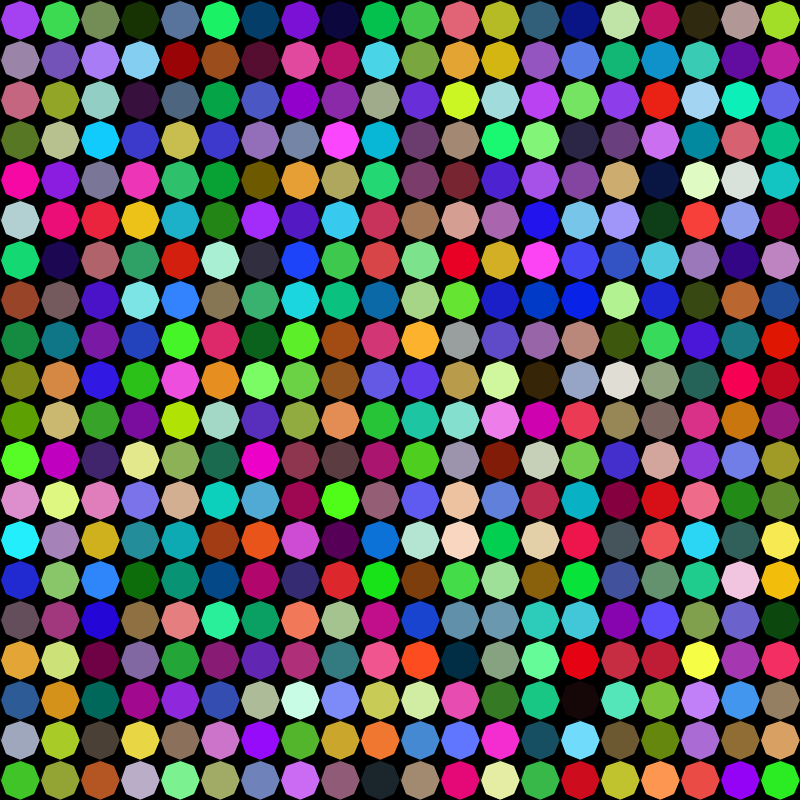
Frame 1 (no input)
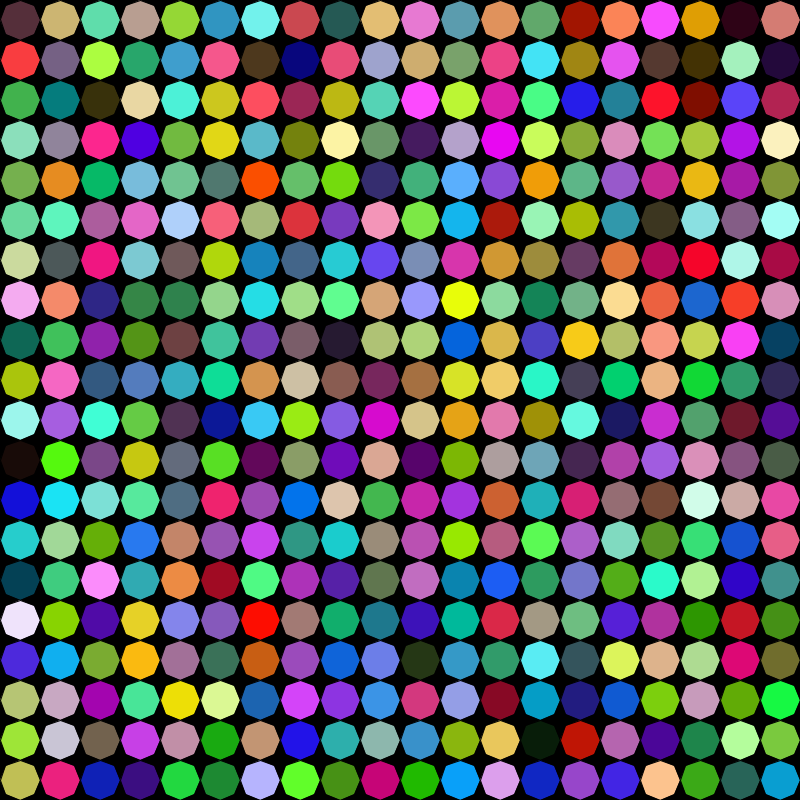
Frame 60 (the mouse pressed at the canvas centre just before this capture)
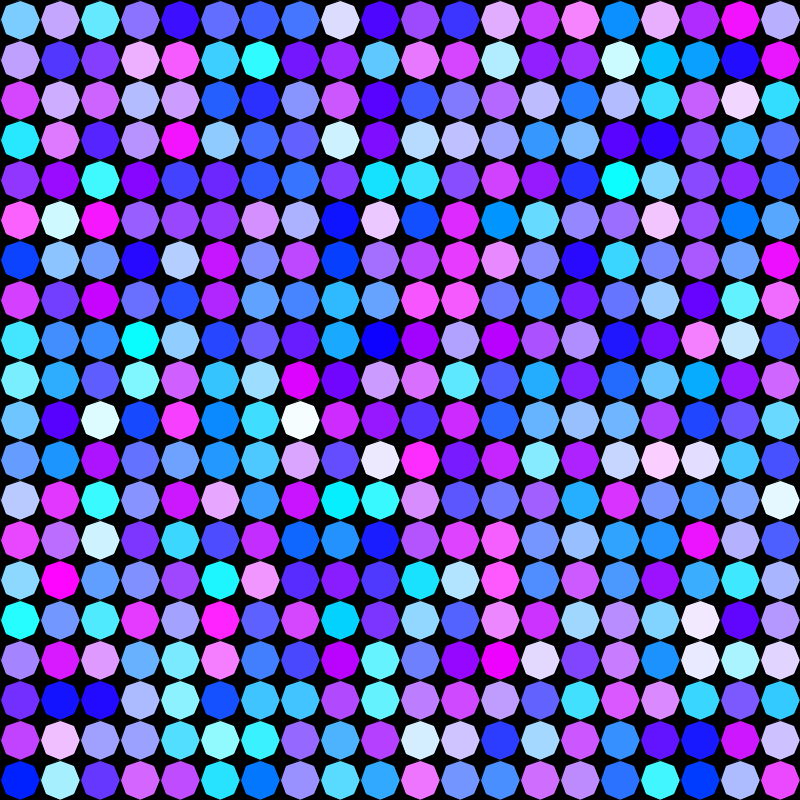
Frame 120 (the mouse held since frame 60 and released just before this capture)

The Processing sketch that drew these frames (run headless with seeded random() and noise(); from frame 60 on, the mouse is pressed at the canvas centre):

// Processing sketch: processing_167149
// ── processing_167149.pde

int repeticions;
float midax, miday;
int radi;
int marge=radi;
int estat = 1;

void setup()
{
  size(800,800);
  repeticions =20;
  midax= (width/repeticions)-marge;
  miday=(height/repeticions)-marge;
  radi= 20;
  smooth();
}

void draw(){
  background(0);
  if (estat ==1)
  {
    int numboles = 1;
    for(int j=0; j< height/repeticions; j++)
    { 
      for (int i=0; i< height/repeticions; i++)
      { 
         fill(random(0,255),random(0,255),mouseX+random(0,255));
         polygon(radi+i*midax, radi+j*miday, radi, 8);
      }
      println();  
    }
  }else
  { 
    for(int j=0; j< height/repeticions; j++)
    {       
      for (int i=0; i<=j;i++)
      {
       fill(random(0,255),random(100,200),random(0,200));
       polygon(radi+i*midax,radi+j*miday, radi, 8);}
    }
 }
}

void polygon (float x, float y, float radius, int npoints){
  float angle= TWO_PI / npoints;
  beginShape();
  for (float a=0; a< TWO_PI; a += angle){
    float sx= x+ cos(a) * radius;
    float sy= y+ sin(a) * radius;
    vertex(sx,sy);
}
  endShape(CLOSE);
}



void keyPressed()
{
  if (key == 'j')  estat = 1;
  else            estat = 2;
}
